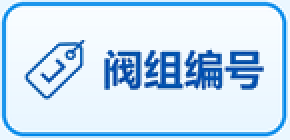
#> input picture integrations/tuya/panel/src/assets/cj96/w2_bind_group_number_145x70.png, 145 x 70 px, given in place of codex-clipboard-a8377d13-cf67-4ee3-9e8e-0620196f3bb4.png, which was not available (shown 2 times larger)
$ python add_w2_action_tip_and_confirm.py
#> lines starting #> are read from the running program, lines starting #| are printed output that depends on the picture; pictures that were not available may be replaced by others from this repository, and a replacement may not be noted
### tools/ftu_style.py
#!/usr/bin/env python3
"""Apply the cj96 visual system while preserving FTU control IDs and bindings."""

from __future__ import annotations

import argparse
from collections import Counter
import io
import json
import shutil
import struct
import zlib
from pathlib import Path

import resvg_py
from PIL import Image, ImageDraw, ImageEnhance, ImageFilter, ImageFont


ROOT = Path(__file__).resolve().parents[1]
UI_DIR = ROOT / "ui"
RESOURCE_DIR = ROOT / "resources"
BACKUP_DIR = ROOT / "Release" / "ui_redesign_backup"
LUCIDE_DIR = ROOT / "Release" / "ui_assets" / "lucide"
VISUAL_DIR = ROOT / "Release" / "ui_assets" / "visuals"


COLORS = {
    "background": 0x1C86E8,
    "surface": 0xCFE3FA,
    "surface_soft": 0xF6E8D1,
    "border": 0x6DB6F2,
    "control": 0x536475,
    "ink": 0x111318,
    "muted": 0x495463,
    "header": 0x0F6FCB,
    "primary": 0x168BFF,
    "primary_dark": 0x005BBB,
    "primary_soft": 0xD9EBFF,
    "cream": 0xCFE3FA,
    "cream_deep": 0xE9D5B8,
    "nav_dark": 0x126FC8,
    "amber": 0xFF9F0A,
    "danger": 0xFF3B30,
    "danger_dark": 0xD92D20,
    "danger_soft": 0xFFF0EF,
    "success": 0x34C759,
    "success_dark": 0x248A3D,
    "success_soft": 0xECF8EF,
}


def rgb(name: str) -> tuple[int, int, int]:
    value = COLORS[name]
    return (value >> 16, (value >> 8) & 0xFF, value & 0xFF)


FONT_DIRS = (
    ROOT / "fonts",
    ROOT / "resources" / "fonts",
    Path(r"C:\Windows\Fonts"),
)

FONT_PRESETS = {
    "HarmonyOS Sans": (
        "HarmonyOS_Sans_SC_Regular.ttf",
        "HarmonyOS_Sans_SC.ttf",
        "HarmonyOSSansSC-Regular.ttf",
        "HarmonyOS Sans SC Regular.ttf",
        "HarmonyOS Sans SC.ttf",
        "HarmonyOS_Sans_Regular.ttf",
        "HarmonyOSSans-Regular.ttf",
    ),
    "MiSans": (
        "MiSans-Regular.ttf",
        "MiSans.ttf",
        "MiSans-Normal.ttf",
        "MiSans-Demibold.ttf",
    ),
    "PingFang SC": (
        "PingFangSC-Regular.ttf",
        "PingFang SC.ttf",
        "PingFang.ttc",
        "PingFang-SC-Regular.ttf",
    ),
}

FONT_PREVIEW_CAPTIONS = {
    "SysRunTextView", "SysRunShowTextView", "WaterBarTextView",
    "WaterBarShowTextView", "TrafficTextView", "TrafficShowTextView",
    "WaterSourceTextView", "WaterSource1TextView", "PumpTextView1",
    "PumpTextView2", "PumpTextView3", "PumpTextView4", "PumpTextView5",
    "WaterBarPicTextView1", "WaterBarPicTextView2",
}

PUHUITI_FAMILY = "Alibaba-PuHuiTi-Regular"
TEXT_CONTROL_KINDS = {
    "button", "textview", "edittext", "radiobuttons", "digitalclock",
    "item", "subitem", "checkbox",
}


# [10 lines left out: function render_lucide, not called in this run]


def decode_ftu(path: Path) -> tuple[dict, bytes, int]:
    blob = path.read_bytes()
    if blob[:4] != b"ZKSW" or blob[-4:] != b"ZKSW":
        raise ValueError(f"{path} is not a ZKSW FTU file")
    payload_offset = struct.unpack_from("<I", blob, 6)[0] + 8
    payload = zlib.decompress(blob[payload_offset:-6])
    return json.loads(payload.decode("utf-8")), blob[:payload_offset], payload_offset


# [1474 lines left out: functions encode_ftu, remove_controls, remove_font_preview, remove_gallery, apply_font_family, contains_back_button and 46 more, not called in this run]


# [2 lines that do not run on import are left out]

### tools/add_w2_action_tip_and_confirm.py
#!/usr/bin/env python3
"""Restore the W2 no-selection notice and build the requested confirm button."""

from pathlib import Path

from PIL import Image

from ftu_style import decode_ftu, encode_ftu


ROOT = Path(__file__).resolve().parents[1]
UI_PATH = ROOT / "ui" / "main.ftu"
CONFIRM_SOURCE = Path(r"C:\Users\Administrator\AppData\Local\Temp\codex-clipboard-a8377d13-cf67-4ee3-9e8e-0620196f3bb4.png")
CONFIRM_OUTPUT = ROOT / "resources" / "w2_group_rename_confirm_120x60.png"


def find_caption(node: object, caption: str) -> dict:
    if isinstance(node, dict):
        if node.get("caption") == caption:
            return node
        for value in node.values():
            try:
                return find_caption(value, caption)
            except LookupError:
                pass
    elif isinstance(node, list):
        for value in node:
            try:
                return find_caption(value, caption)
            except LookupError:
                pass
    raise LookupError(caption)


def build_confirm_image() -> None:
    image = Image.open(CONFIRM_SOURCE).convert("RGB")
    # Keep the supplied rounded border and remove the outer screenshot margin.
    cropped = image.crop((76, 24, 450, 211))
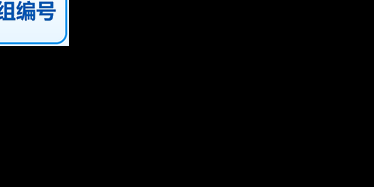
#> cropped: PIL image 374x187 RGB; mean R, G, B 8.1, 9.5, 10.8
    cropped.resize((120, 60), Image.Resampling.LANCZOS).save(
        CONFIRM_OUTPUT, format="PNG", optimize=True
    )
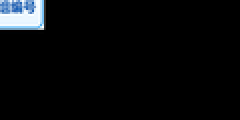
#> saved as w2_group_rename_confirm_120x60.png: PIL image 120x60 RGB (shown 2 times larger); mean R, G, B 8.1, 9.5, 10.8


def add_action_tip_window() -> None:
    layout, header, _ = decode_ftu(UI_PATH)
    w2 = find_caption(layout, "w2set_window")

    for key, value in list(w2.items()):
        if isinstance(value, dict) and value.get("caption") == "W2ActionTipWindow":
            del w2[key]

    used = {key for key in w2 if key.startswith("window__")}
    number = 240
    while f"window__{number}" in used:
        number += 1

    w2[f"window__{number}"] = {
        "backgroundPic": "w2_tip_center_560x140.png",
        "beepEnable": True,
        "caption": "W2ActionTipWindow",
        "id": 110019,
        "visible": False,
        "position": {"height": 140, "left": 224, "top": 140, "width": 560},
        "textview__241": {
            "alignment": 37,
            "bold": True,
            "caption": "W2ActionTipTextView",
            "colorTab": {"color0": 23483},
            "fontSize": 30,
            "id": 50064,
            "text": "",
            "touchable": False,
            "position": {"height": 140, "left": 0, "top": 0, "width": 560},
        },
    }

    # Keep the confirmation image in the rename popup and preserve all popup
    # and W2 region coordinates already adjusted by the user.
    ok = find_caption(layout, "GroupRenameOkButton")
    ok["picTab"] = {
        "pic0": CONFIRM_OUTPUT.name,
        "pic2": CONFIRM_OUTPUT.name,
    }
    UI_PATH.write_bytes(encode_ftu(layout, header))
    print(f"added W2ActionTipWindow as window__{number} and updated confirm image")


if __name__ == "__main__":
    build_confirm_image()
#> (the run stopped early here; a loop or call above may not have finished)

$ run again, on integrations/tuya/panel/src/assets/cj96/w2_clear_all_120x60.png
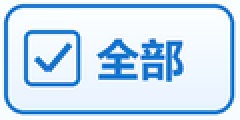
#> input picture integrations/tuya/panel/src/assets/cj96/w2_clear_all_120x60.png, 120 x 60 px, given in place of codex-clipboard-a8377d13-cf67-4ee3-9e8e-0620196f3bb4.png, which was not available (shown 2 times larger)
#> in build_confirm_image, `cropped = image.crop((76, 24, 450, 211))`:
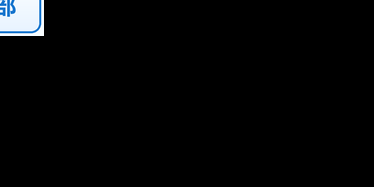
#> cropped: PIL image 374x187 RGB; mean R, G, B 4.5, 5.1, 5.6
#> in build_confirm_image, `cropped.resize((120, 60), Image.Resampling.LANCZOS).save( CONFIRM_OUTP..`:
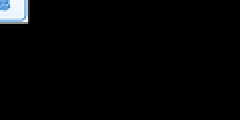
#> saved as w2_group_rename_confirm_120x60.png: PIL image 120x60 RGB (shown 2 times larger); mean R, G, B 4.6, 5.1, 5.6

$ run again, on integrations/tuya/panel/src/assets/cj96/w2_clear_current_120x60.png
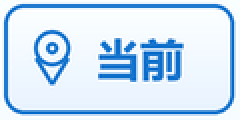
#> input picture integrations/tuya/panel/src/assets/cj96/w2_clear_current_120x60.png, 120 x 60 px, given in place of codex-clipboard-a8377d13-cf67-4ee3-9e8e-0620196f3bb4.png, which was not available (shown 2 times larger)
#> in build_confirm_image, `cropped = image.crop((76, 24, 450, 211))`:
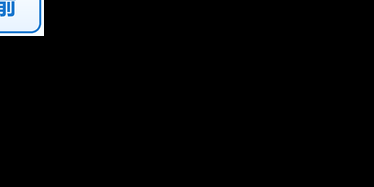
#> cropped: PIL image 374x187 RGB; mean R, G, B 4.5, 5, 5.6
#> in build_confirm_image, `cropped.resize((120, 60), Image.Resampling.LANCZOS).save( CONFIRM_OUTP..`:
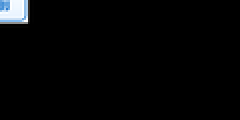
#> saved as w2_group_rename_confirm_120x60.png: PIL image 120x60 RGB (shown 2 times larger); mean R, G, B 4.5, 5.1, 5.6
